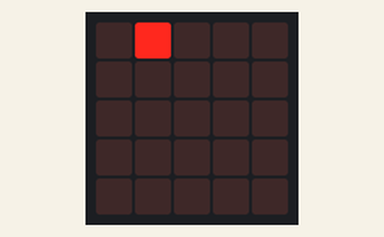
The program below on a simulated BBC micro:bit running MicroPython. Shown: the board's 5×5 LED display. Dim RGB values are drawn brighter than linear; random numbers come from a fixed seed.

Above: at 0.8 s.
At 5.0 s:
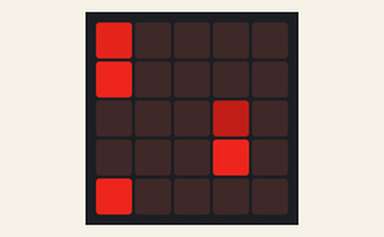
At 9.9 s:
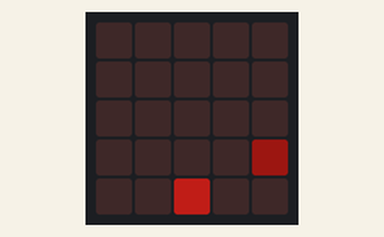
At 19.7 s:
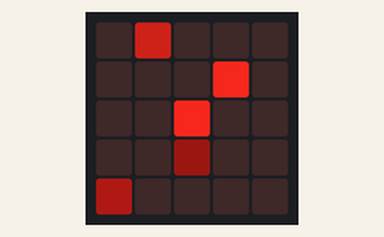
At 29.5 s:
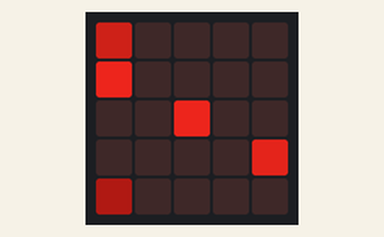
At 39.3 s:
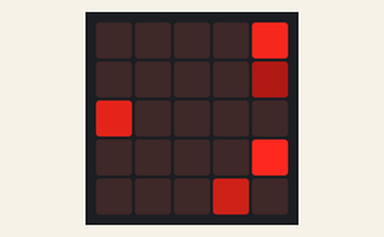

Measured:
- what the display in image 0 shows lasts 0.7 s, from 0.7 s to 1.4 s

The program:

snow.py
```python
from microbit import *

import random

picture = Image("00000:00000:00000:00000:00000")

while(True):
    sleep(700)
    picture = picture.shift_down(1)
    picture.set_pixel(random.randrange(5), 0, random.randrange(10))
    display.show(picture)
```
